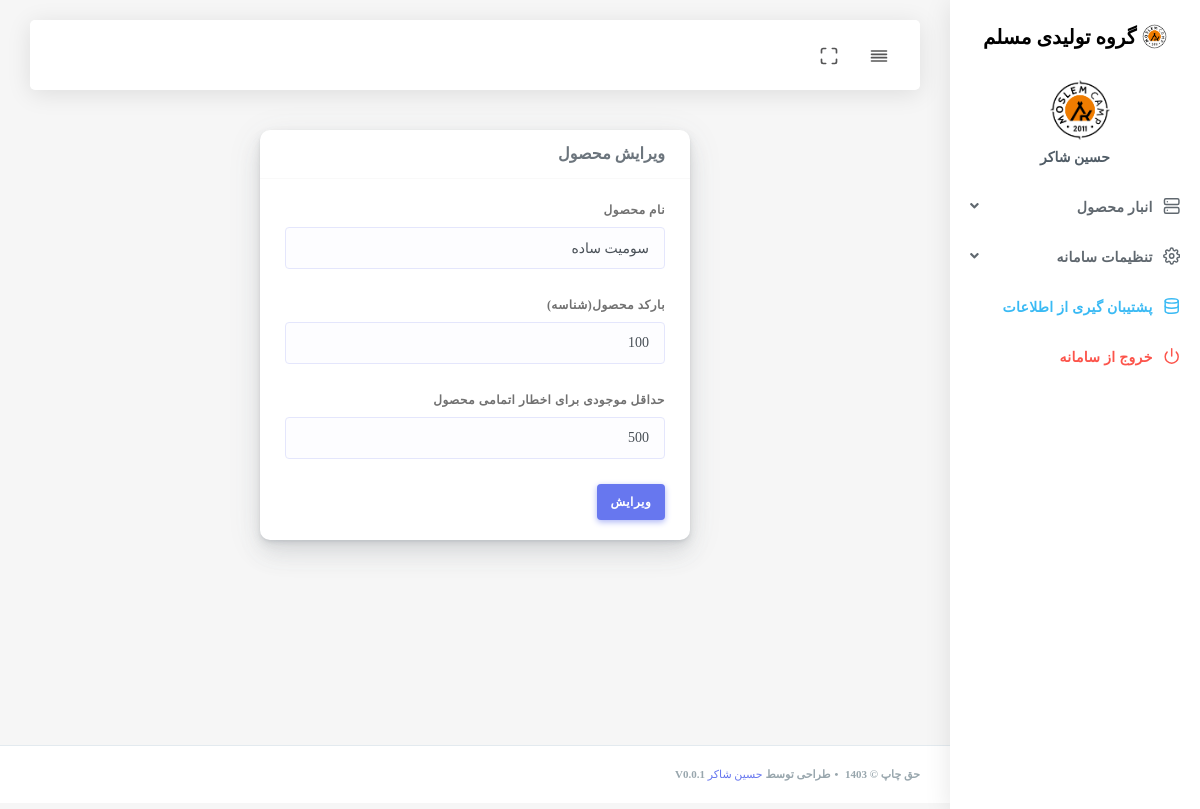
/inc/addons/products/edit-product.php?id=1 (signed in), run on the app's committed database.
### tables this page shows
CREATE TABLE `options` (
  `id` int(11) NOT NULL AUTO_INCREMENT,
  `sitename` text NOT NULL,
  `logo` text NOT NULL,
  PRIMARY KEY (`id`)
);

CREATE TABLE `products` (
  `id` int(11) NOT NULL AUTO_INCREMENT,
  `product_name` text NOT NULL,
  `productqr` int(11) NOT NULL,
  `minStock` int(11) NOT NULL,
  `stock` int(11) NOT NULL,
  PRIMARY KEY (`id`)
);

### inc/functions.php (called while the page is built)
<?php
function getColumnValue($connection, $columnName,$tablename) {
    $sql = "SELECT $columnName FROM $tablename";
    $result = mysqli_query($connection, $sql);
    $row = mysqli_fetch_assoc($result);
    return $row[$columnName];
}

### inc/addons/products/edit-product.php (the view, shortened to what this page needs)
<?php
require_once '../../../header.php';
if (isset($_GET['id'])) {
    $product_id = $_GET['id'];
} else {
    header("Location: product_list.php");
    exit();
}
$select_query = "SELECT * FROM products WHERE id = ?";
$select_stmt = $connection->prepare($select_query);
$select_stmt->bind_param("i", $product_id);
$select_stmt->execute();
$result = $select_stmt->get_result();
if ($result->num_rows > 0) {
    $row = $result->fetch_assoc();
    $product_name = $row['product_name'];
    $productqr = $row['productqr'];
    $minStock = $row['minStock'];
} else {
    header("Location: product_list.php");
    exit();
}
?>
<div class="main-content">
    <div class="row">
        <div class="col-12 col-md-3 col-lg-3"></div>
        <div class="col-12 col-md-6 col-lg-6">
            <form method="post">
                <div class="card">
                    <div class="card-header">
                        <h4>ویرایش محصول</h4>
                    </div>
                    <div class="card-body">
                        <div class="form-group">
                            <label>نام محصول</label>
                            <input type="text" class="form-control" name="product_name" value="<?php echo isset($product_name) ? $product_name : ''; ?>" required>
                        </div>
                        <div class="form-group">
                            <label>بارکد محصول(شناسه)</label>
                            <input type="number" class="form-control" name="productqr" value="<?php echo isset($productqr) ? $productqr : ''; ?>">
                        </div>
                        <div class="form-group">
                            <label>حداقل موجودی برای اخطار اتمامی محصول</label>
                            <input type="number" class="form-control" name="minStock" value="<?php echo isset($minStock) ? $minStock : ''; ?>" required>
                        </div>
                        <button class="btn btn-primary" name="update">ویرایش</button>
                    </div>
                </div>
            </form>
        </div>
        <div class="col-12 col-md-3 col-lg-3"></div>
    </div>
</div>
<?php require_once '../../../footer.php'; ?>

### menu.php (shortened to what this page needs)
<div class="main-sidebar sidebar-style-2">
    <aside id="sidebar-wrapper">
        <div class="sidebar-brand">
            <a href="<?php echo $base_url; ?>/index.php"> <img alt="تصویر" src="<?php echo $base_url; ?>/assets/img/logo-m.png" class="header-logo"> <span class="logo-name">
                <?php
$columnName = "sitename";
$tablename="options";
$value = getColumnValue($connection, $columnName,$tablename);
echo "$value";
                ?>
            </span>
            </a>
        </div>
        <div class="sidebar-user">
            <div class="sidebar-user-picture">
                <img alt="تصویر" src="<?php echo $base_url; ?>/assets/img/logo-m.png">
            </div>
            <div class="sidebar-user-details">
                <div class="user-name"><?php echo $_SESSION["username"];?></div>
                    <?php
    $accessArray = explode(',', $_SESSION["access"]);
    ?>
            </div>
        </div>
        <ul class="sidebar-menu">
            <?php  if (in_array(6, $accessArray) || in_array(7, $accessArray) || in_array(8, $accessArray) || in_array(9, $accessArray) || in_array(10, $accessArray)) {?>
            <li class="dropdown ">
                <a href="#" class="nav-link has-dropdown"><i data-feather="server"></i><span>انبار محصول</span></a>
                <?php  } ?>
                    <?php  if (in_array(6, $accessArray) || in_array(7, $accessArray) || in_array(8, $accessArray) || in_array(9, $accessArray) || in_array(10, $accessArray)) {?>
            </li>
            <?php  } ?>
            <?php  if (in_array(20, $accessArray) || in_array(21, $accessArray) || in_array(22, $accessArray)|| in_array(25, $accessArray)|| in_array(26, $accessArray) ) {?>
            <li class="dropdown ">
                <a href="#" class="nav-link has-dropdown"><i data-feather="settings"></i><span>تنظیمات سامانه</span></a>
                <?php  } ?>
                <?php  if (in_array(20, $accessArray) || in_array(21, $accessArray) || in_array(22, $accessArray)|| in_array(25, $accessArray)|| in_array(26, $accessArray) ) {?>
            </li>
            <?php  } ?>
            <?php if (in_array(24, $accessArray)) {?>
            <li><a class="nav-link text-info" href="<?php echo $base_url; ?>/backup.php"><i data-feather="database"></i><span>پشتیبان گیری از اطلاعات</span></a></li>
            <?php  } ?>
            <li><a class="nav-link text-danger" href="<?php echo $base_url; ?>/exit.php"><i data-feather="power"></i><span class="text-danger">خروج از سامانه</span></a></li>
        </ul>
    </aside>
</div>

### data on the page
options: sitename "گروه تولیدی مسلم"
products: product_name "سومیت ساده", productqr "100", minStock "500"

### other printed values
$_SESSION["username"] "حسین شاکر"
